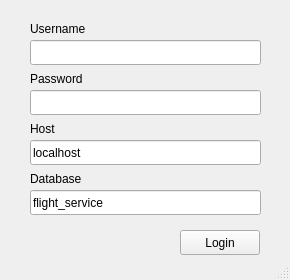
<?xml version="1.0" encoding="UTF-8"?>
<ui version="4.0">
 <class>connection_window</class>
 <widget class="QMainWindow" name="connection_window">
  <property name="geometry">
   <rect>
    <x>0</x>
    <y>0</y>
    <width>290</width>
    <height>280</height>
   </rect>
  </property>
  <property name="minimumSize">
   <size>
    <width>290</width>
    <height>280</height>
   </size>
  </property>
  <property name="maximumSize">
   <size>
    <width>290</width>
    <height>280</height>
   </size>
  </property>
  <property name="windowTitle">
   <string>Connection</string>
  </property>
  <widget class="QWidget" name="centralwidget">
   <widget class="QPushButton" name="login_button">
    <property name="geometry">
     <rect>
      <x>180</x>
      <y>230</y>
      <width>80</width>
      <height>25</height>
     </rect>
    </property>
    <property name="text">
     <string>Login</string>
    </property>
   </widget>
   <widget class="QLabel" name="usernam_label">
    <property name="geometry">
     <rect>
      <x>30</x>
      <y>20</y>
      <width>61</width>
      <height>17</height>
     </rect>
    </property>
    <property name="text">
     <string>Username</string>
    </property>
   </widget>
   <widget class="QLabel" name="password_label">
    <property name="geometry">
     <rect>
      <x>30</x>
      <y>70</y>
      <width>61</width>
      <height>17</height>
     </rect>
    </property>
    <property name="text">
     <string>Password</string>
    </property>
   </widget>
   <widget class="QLineEdit" name="username_field">
    <property name="geometry">
     <rect>
      <x>30</x>
      <y>40</y>
      <width>231</width>
      <height>25</height>
     </rect>
    </property>
   </widget>
   <widget class="QLineEdit" name="password_field">
    <property name="geometry">
     <rect>
      <x>30</x>
      <y>90</y>
      <width>231</width>
      <height>25</height>
     </rect>
    </property>
    <property name="echoMode">
     <enum>QLineEdit::Password</enum>
    </property>
   </widget>
   <widget class="QLineEdit" name="host_field">
    <property name="geometry">
     <rect>
      <x>30</x>
      <y>140</y>
      <width>231</width>
      <height>25</height>
     </rect>
    </property>
    <property name="text">
     <string>localhost</string>
    </property>
    <property name="echoMode">
     <enum>QLineEdit::Normal</enum>
    </property>
   </widget>
   <widget class="QLabel" name="host_label">
    <property name="geometry">
     <rect>
      <x>30</x>
      <y>120</y>
      <width>55</width>
      <height>17</height>
     </rect>
    </property>
    <property name="text">
     <string>Host</string>
    </property>
   </widget>
   <widget class="QLabel" name="database_label">
    <property name="geometry">
     <rect>
      <x>30</x>
      <y>170</y>
      <width>61</width>
      <height>17</height>
     </rect>
    </property>
    <property name="text">
     <string>Database</string>
    </property>
   </widget>
   <widget class="QLineEdit" name="database_field">
    <property name="geometry">
     <rect>
      <x>30</x>
      <y>190</y>
      <width>231</width>
      <height>25</height>
     </rect>
    </property>
    <property name="text">
     <string>flight_service</string>
    </property>
    <property name="echoMode">
     <enum>QLineEdit::Normal</enum>
    </property>
   </widget>
  </widget>
  <widget class="QMenuBar" name="menubar">
   <property name="geometry">
    <rect>
     <x>0</x>
     <y>0</y>
     <width>290</width>
     <height>22</height>
    </rect>
   </property>
  </widget>
  <widget class="QStatusBar" name="statusbar"/>
 </widget>
 <resources/>
 <connections/>
</ui>
